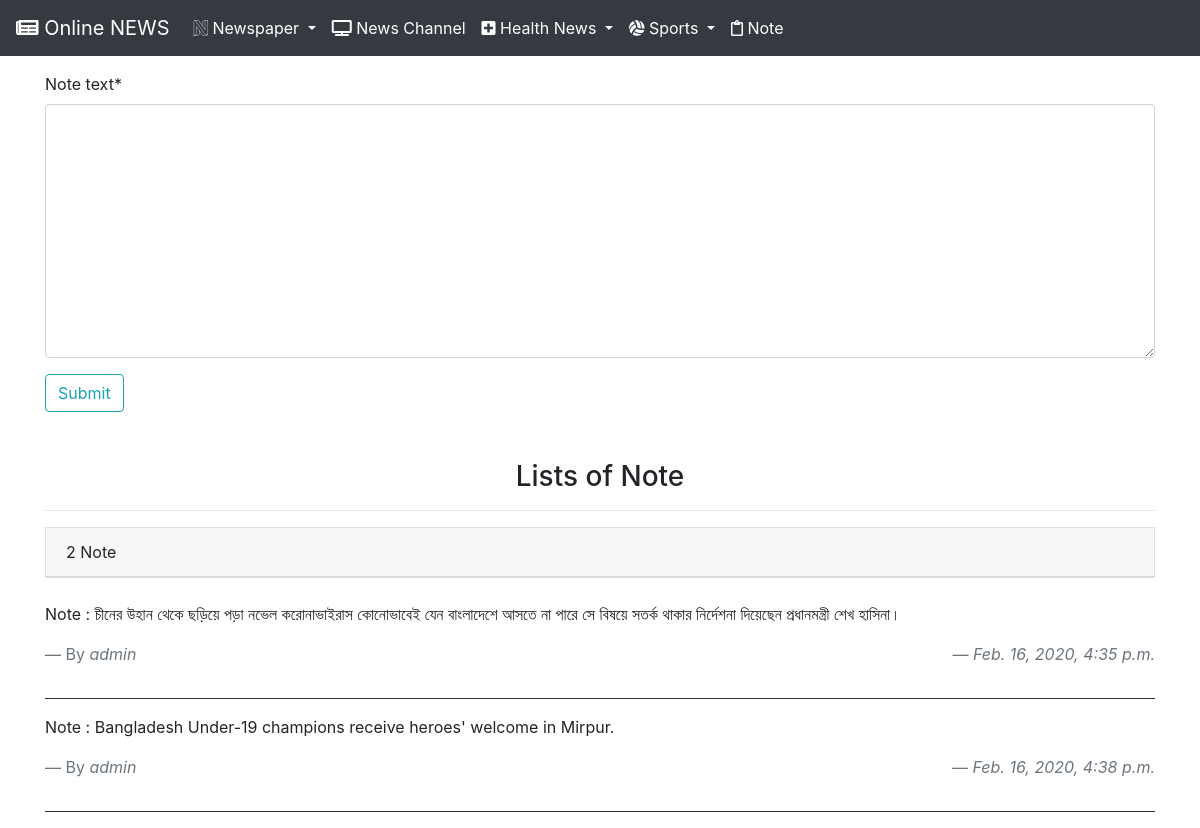
Screenshot of /online_news/note/ with the database file from the repository.
### online_newsapp/models.py (models this page shows, shortened)
class note(models.Model):
    name = models.ForeignKey(User, default=None, on_delete=models.CASCADE)
    note_text = models.TextField(max_length=900, default='')
    time = models.DateTimeField(auto_now_add=True, blank=True, null=True)
    class Meta:
        verbose_name_plural = ' Note '

### online_newsapp/views.py (the view)
def notes(request):
    note_pad_all = note.objects.all()
    if request.method == 'POST':
        form = NoteForm(request.POST)
        if form.is_valid():
            instance = form.save(commit=False)
            instance.name = request.user
            instance.save()
            return redirect('/online_news/note')
    else:
        form = NoteForm()
        arg = {
            'form': form,
            'note_pad_all': note_pad_all
            }
    return render(request, 'online_newsapp/note.html', arg)

### online_newsapp/forms.py
class NoteForm(forms.ModelForm):
    class Meta:
        model = note
        fields = [
            'note_text',
        ]

### online_newsapp/templates/online_newsapp/note.html (shortened to what this page needs)
{% extends 'base.html' %}
{% load crispy_forms_tags %}
{% block body %}
    <div class="container mt-3">
        <form method="post" action="">
            {{ form|crispy }}
            <button type="submit" class="btn btn-outline-info my-2 my-sm-0">Submit</button>
        </form><br><br>
        <h3 class="text-center"> Lists of Note </h3><hr>
        <div class="col-sm-15" >
            <div class="card rounded-0">
                <div class="card-header">
                    <p class="mb-0">{{ note_pad_all.count }} Note</p>
                </div>
            </div>
        </div><br>
        <div class="">
            {% for note in note_pad_all %}
            <p> Note : {{ note.note_text }}</p>
            <div class="row">
                <div class="col">
                    <blockquote class="blockquote">
                        <footer class="blockquote-footer">By <cite title="Source Title">{{ note.name }}</cite></footer>
                    </blockquote>
                </div>
                <div class="col">
                    <blockquote class="blockquote text-right">
                        <footer class="blockquote-footer"><cite title="Source Title">{{ note.time }}</cite></footer>
                    </blockquote>
                </div>
            </div><hr class="bg-dark">
            {% endfor %}
        </div>
    </div>
{% endblock %}

### rows the page displays
note: note_text "চীনের উহান থেকে ছড়িয়ে পড়া নভেল করোনাভাইরাস কোনোভাবেই যেন বাংলাদেশে আসতে না পারে সে বিষয়ে সতর্ক থাকার নির্দেশনা দিয়েছেন প্রধানমন্ত্রী শেখ হাসিনা।", name "admin", time "Feb. 16, 2020, 4:35 p.m."
note: note_text "Bangladesh Under-19 champions receive heroes' welcome in Mirpur.", name "admin", time "Feb. 16, 2020, 4:38 p.m."

### other values shown
{{ note_pad_all.count }} "2"
